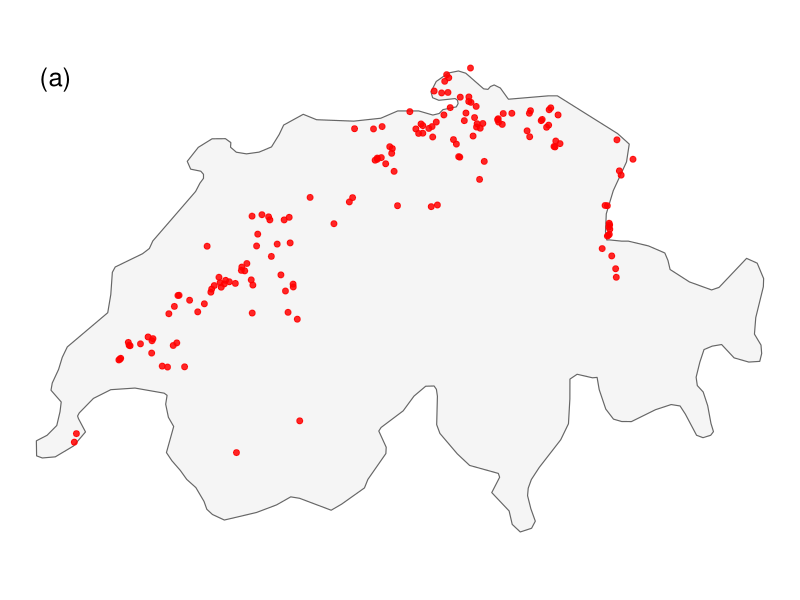

This figure's R source:
# Redraws manuscript Figure 3a: the 158 analysed streams on the map of
# Switzerland (streams without a complete winter-summer DOC pair are dropped,
# so map and analysis show the same set).
suppressMessages({library(tidyverse); library(here)})

# the 158 analysed streams (paired winter + summer sampling), as in the plan
m <- read.csv(here("data", "processed", "m12.csv"))
w <- m |> filter(season == "winter") |> select(site, beaver_territory)
s <- m |> filter(season == "summer") |> select(site, beaver_territory)
m12 <- read.csv(here("data", "processed", "m12.csv"))
w2 <- m12 |> filter(season == "winter") |> select(site, beaver_territory, up_w = DOC_input, dn_w = DOC_out)
s2 <- m12 |> filter(season == "summer") |> select(site, beaver_territory, up_s = DOC_input, dn_s = DOC_out)
d <- inner_join(w2, s2, by = c("site", "beaver_territory")) |>
  filter(complete.cases(up_w, dn_w, up_s, dn_s))

# coordinates and the producer-abundance subset from m6
m6 <- read.csv(here("data", "processed", "m6.csv"))
co <- m6 |> distinct(site, .keep_all = TRUE) |> select(site, lon = x_upstream, lat = y_upstream)
# NOTE: the 16 producer-abundance streams are a separate campaign; their
# coordinates are not in the repository (x/y are NA in m6.csv), so they cannot
# be drawn yet -- add their coordinates to data/processed to place the black dots.
pts <- d |> distinct(site) |> left_join(co, by = "site")
cat("DOC streams on map:", nrow(pts), "\n")

# Switzerland outline from the maps package
ch <- map_data("world", region = "Switzerland")
p <- ggplot() +
  geom_polygon(data = ch, aes(long, lat, group = group), fill = "grey96", colour = "grey40", linewidth = 0.4) +
  geom_point(data = pts, aes(lon, lat), colour = "red", size = 1.7, alpha = 0.85) +
  coord_quickmap() +
  annotate("text", x = 5.99, y = 47.75, label = "(a)", size = 6.5, hjust = 0) +
  theme_void()
ggsave(here("results", "figures", "plan", "fig_map_158.png"), p, width = 8, height = 5.2, dpi = 300, bg = "white")
